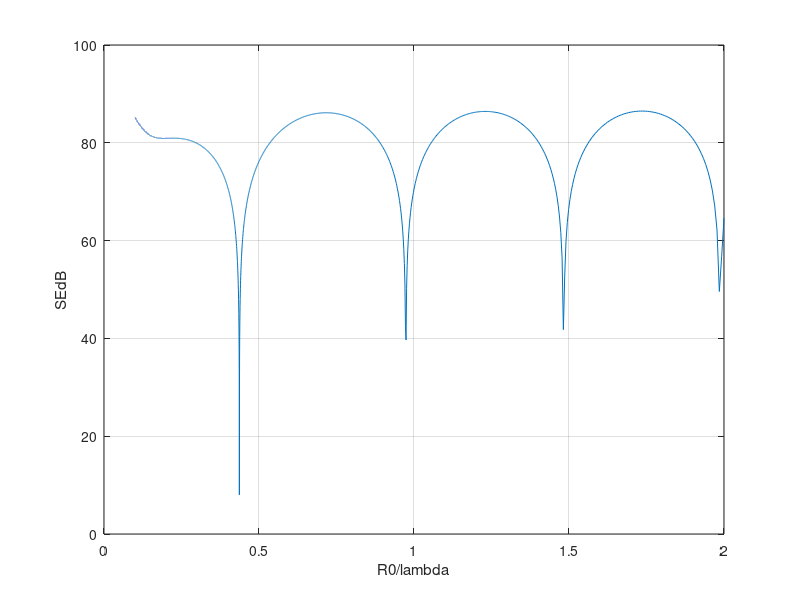

The MATLAB script that drew this image:
%
%%%%%%%%%%%%%%%%%%%%%%%%%%%%%%%%%%%%%
%  Author: M. Stumpf                %
%  Date: 21 May 2026                %
%  Revised: 22 October 2026         %
%%%%%%%%%%%%%%%%%%%%%%%%%%%%%%%%%%%%%
%
% This m-file evaluates ANALYTICALLY E-type shielding efficiency 
% of a conductive spherical shell
%
close all
%
clc; clear all;
%
%
%%%%%%%%%%%%%%%%
% EM CONSTANTS %
%%%%%%%%%%%%%%%%
%
c0 = 299792458;
mu0 = 4*pi*1e-7;
%
ep0 = 1/c0^2/mu0;
Y0 = 1/c0/mu0;
%
%
% Radius of the spherical shield
R0 = 0.050;
%
% Layer admittance
sigma = 5.65e+7;                      % Copper
delta = 1*1.0e-6;
YL = sigma*delta;
%
% Frequency range
K = 5000; lambda = linspace(10, 1/2, K)*R0;
freq = c0./lambda; om = 2*pi*freq;
%
s = 1i*om + 1*1e-12;
%
eta0 = s*ep0; zeta0 = s*mu0;
gamma0 = s/c0;
%
% -------------------------------------------------------------------------
% ----------------- E-type TRANSMISSION COEFFICIENT -----------------------
% -------------------------------------------------------------------------
%
Kp = (gamma0*R0).^2 + gamma0*R0 + 1;
Km = (gamma0*R0).^2 - gamma0*R0 + 1;
%
KpKm = (gamma0*R0).^4 + (gamma0*R0).^2 + 1;
%
% TRANSMISSION COEFFICIENT (E-field)
D = 2*eta0*R0.*(gamma0*R0).^3 + YL*KpKm - YL*Kp.^2.*exp(-2*gamma0*R0);
TE = 2*eta0*R0.*(gamma0*R0).^3./D.*exp(-gamma0*R0);
%
%
figure(1); plot(R0./lambda, -20*log10(abs(TE))); grid on
xlabel('R0/lambda'); ylabel('SEdB')
%
%
%
%
%
%
